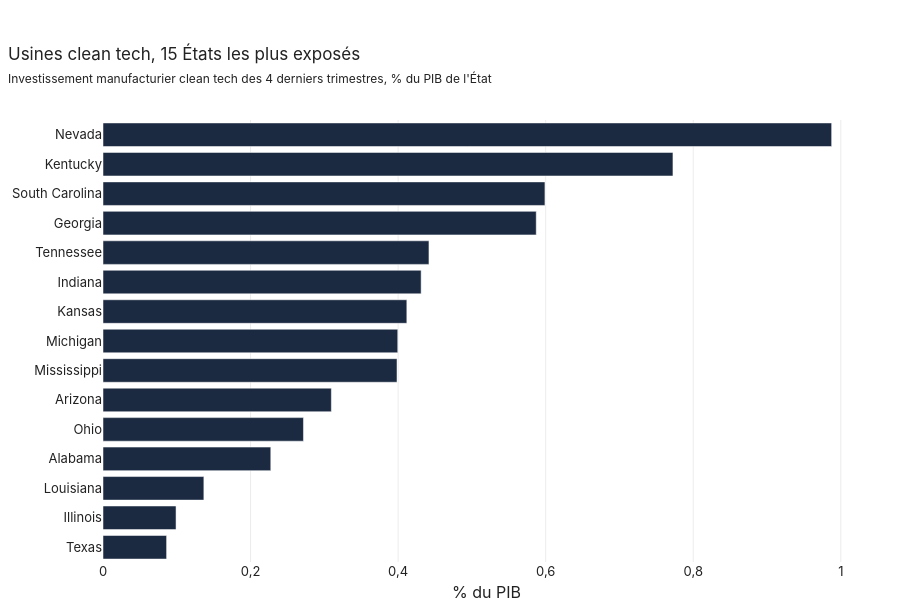

Notebook code for this chart:
### Markdown cell above
Les annonces culminent en 2022 à **91 Md\$**, l'année de l'IRA. Les dépenses réalisées suivent avec un à deux ans de retard et culminent à 49 Md\$ en 2024.

### Code cell
plot_ranking(data['cim_state_investment_share_gdp'], 'state', 'pct_gdp_manufacturing', n=15,
             title='Usines clean tech, 15 États les plus exposés',
             subtitle="Investissement manufacturier clean tech des 4 derniers trimestres, % du PIB de l'État",
             xtitle='% du PIB')

### Figure 1 — Plotly figure (JSON) as saved in the notebook; plotly's stock layout.template omitted (floating-point values rounded to 4 significant figures)
{"data": [{"hovertemplate": "%{y} : %{x:.2f}<extra></extra>", "marker": {"color": "#1b2a41"}, "orientation": "h", "type": "bar", "x": [0.9876, 0.7725, 0.599, 0.5872, 0.4418, 0.4312, 0.4118, 0.3995, 0.3985, 0.3095, 0.2717, 0.2274, 0.1367, 0.099, 0.0862], "y": ["Nevada", "Kentucky", "South Carolina", "Georgia", "Tennessee", "Indiana", "Kansas", "Michigan", "Mississippi", "Arizona", "Ohio", "Alabama", "Louisiana", "Illinois", "Texas"]}], "layout": {"height": 610, "hovermode": "closest", "title": {"subtitle": {"text": "Investissement manufacturier clean tech des 4 derniers trimestres, % du PIB de l'État"}, "text": "Usines clean tech, 15 États les plus exposés"}, "xaxis": {"showgrid": true, "tickmode": "auto", "title": {"text": "% du PIB"}}, "yaxis": {"autorange": "reversed", "showgrid": false, "title": {}}}}
